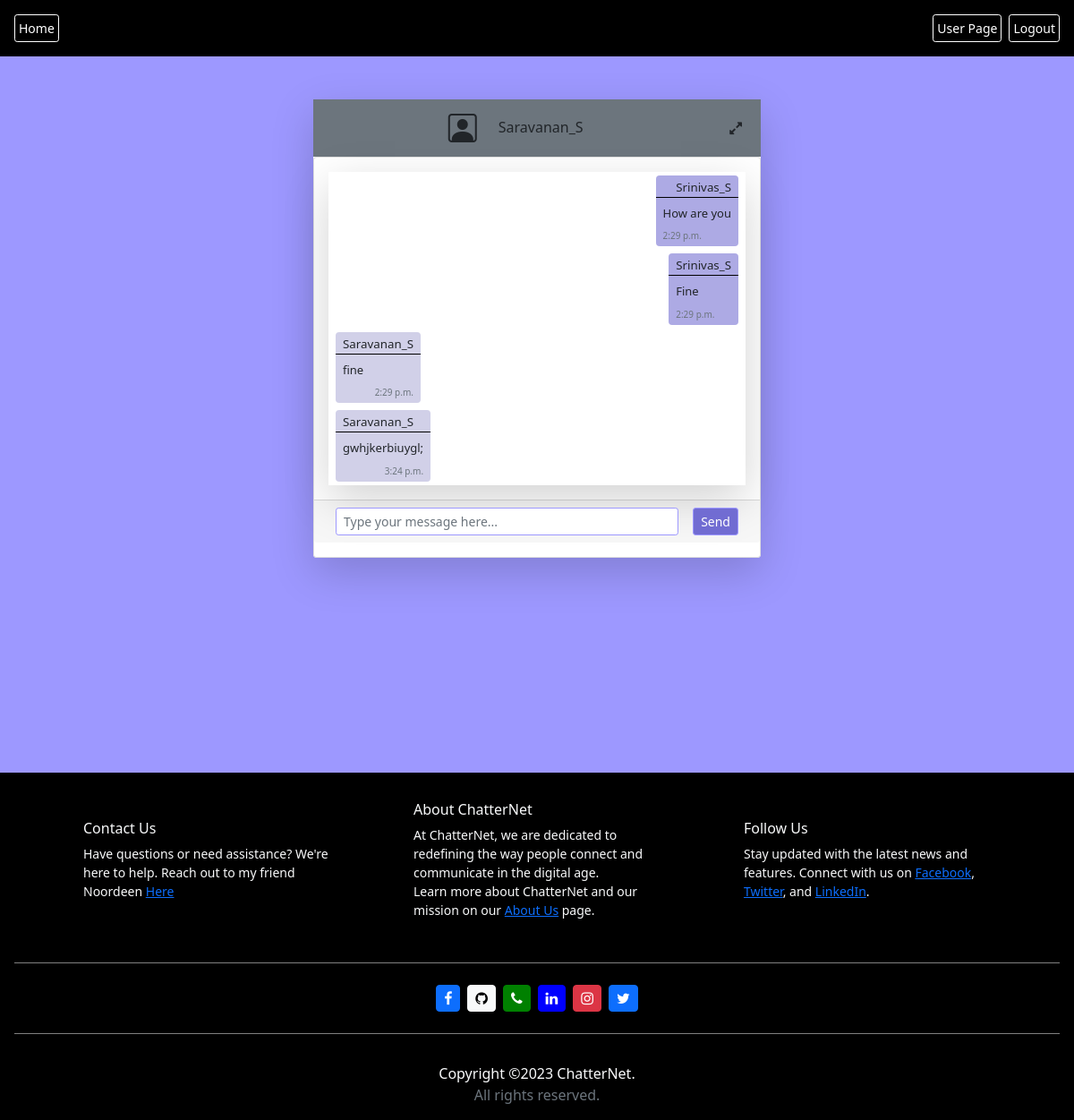
/chat_Saravanan_S/ (signed in), run on the app's committed database.
### App/models.py (models this page shows, shortened)
class Register_table(models.Model):
    id = models.AutoField( primary_key=True,verbose_name ='ID')
    firstname = models.CharField(max_length=200,  validators=[validate_password_model,RegexValidator("^[a-zA-Z]*$", message='Only alphabets are allowed')])
    lastname = models.CharField(max_length=200,validators=[RegexValidator("^[a-zA-Z]*$", message='Only alphabets are allowed')])
    email = models.CharField(max_length=254,unique=True,validators=[validators.EmailValidator(),validate_mail] )
    password = models.CharField(max_length=250,validators=[validate_password_model])
    username = models.CharField(max_length=400, blank=True)  # New field to store the full name

### Chat/models.py (models this page shows)
class Messages(models.Model):
    message = models.CharField(max_length=20000)
    user = models.ForeignKey(Register_table, on_delete=models.CASCADE)
    chat_with = models.ForeignKey(Add_chat, on_delete=models.CASCADE)
    room_name=models.CharField(max_length=200)
    date = models.DateTimeField(auto_now_add=True)

### Chat/views.py (the view)
# urls.py: path('chat_<str:username>/', chat_view, name='chat'),
def chat_view(request,username):
    loggedinUser = request.session.get('username')
    if loggedinUser is None:
        return redirect('login')
    common_room_name = get_common_room_name(loggedinUser, username)
    print("common_room_name",common_room_name)
    Message_field = Get_message_model(request.POST or None)
    chat_user = Add_chat.objects.filter(username=username)
    current_time = datetime.now().time()
    chat_history = Messages.objects.filter(room_name=common_room_name).order_by('date')
    context = {
        'loggedinUser': loggedinUser,
        'username': username,
        'common_room_name': common_room_name,
        'Message_field':Message_field,
        'chat_history':chat_history,
        'chat_user':chat_user,
        'current_time':current_time,
    }
    return render(request,"chat.html" ,context)

### Chat/forms.py
class Get_message_model(ModelForm):
    class Meta:
        model = Messages
        fields = ["message"]
        widgets = {
            'message': forms.TextInput(attrs={'class': 'form-control form-control-sm mx-2', 'placeholder': 'Type your message here...','id':'messageInput'}),
        }

### Chat/consumers.py (called while the page is built)
def get_common_room_name(username1, username2):
    if username1 < username2:
        return f"chat_{username1}_{username2}"
    else:
        return f"chat_{username2}_{username1}"

### Chat/templates/chat.html (shortened to what this page needs)
{% extends 'home.html' %}
{% block nav %}
<div class="nav-bg d-flex justify-content-start p-3">
    <a class="btn btn-sm btn-outline-danger text-decoration-none p-1 " href="/">Home</a>
    <span class="flex-grow-1"></span>
    <a class="btn btn-sm btn-outline-danger text-decoration-none p-1 mx-2" href="{% url 'success' %}">User Page</a>
    <a class="btn btn-sm btn-outline-danger text-decoration-none p-1" href="{% url 'logout' %}">Logout</a>
</div>
{% endblock %}
{% block content %}
<div class="d-flex mb-4 justify-content-evenly align-items-center">
    <div id="idForWidth" class=" shadow-lg m-5 bg-light rounded col-md-7 col-lg-6 col-xl-5 col-sm-8 col-xxl-4">
        <div class=" d-flex flex-row justify-content-center align-items-center bg-secondary px-2 py-4 p-sm-0">
            <div class="d-flex flex-row justify-content-center align-items-center">
                <i class="py-3 fa-2x bi bi-person-square d-sm-block d-none px-3"></i>
                <p class="h6 px-2 m-0">{{username}} </p>
            </div>
            <button class="btn mx-2" id="fullscreenButton"><i class="fa fa-expand"></i></button>
        </div>
        <div class="card">
            <div class="card-body">
                <div id="chatBox" class="d-flex flex-column shadow-lg " style="height: 350px; overflow-y: scroll;">
                    {% for chat in chat_history %}
                    <div class=" chat-message {% if chat.user.username == loggedinUser %}from-loggedin-user{% endif %}">
                        <div class=" mx-2 my-1 rounded d-flex flex-column"
                            style="width:fit-content; max-width: 65%; background-color:#d1d0e8; {% if chat.user.username == loggedinUser %} background-color:#adaae4 {% endif %} ">
                            <div class="m-0 pt-1" style="border-bottom:1px solid black;">
                                <p class="d-flex flex-column m-0 px-2 my-0 {% if chat.user.username == loggedinUser %}align-items-end{% else %}align-items-start {% endif %}"
                                    style="font-size:smaller; ">{{chat.user.username}}</p>
                            </div>
                            <span class="mx-2 mt-2" style="font-size:small;">{{ chat.message }}</span>
                            <div>
                                <p class=" d-flex flex-column text-muted mx-2 my-2 mb-1 {% if chat.user.username == loggedinUser %}align-items-start{% else %}align-items-end {% endif %}"
                                    style="font-size:x-small;">{{chat.date | time}}
                                </p>
                            </div>
                        </div>
                    </div>
                    {% endfor %}
                </div>
            </div>
            <div class=" ">
                <form class="card-footer d-flex flex-row" method="post" action="">
                    {% for field in Message_field %}
                    {{ field }}
                    {% endfor %}
                    <button id="sendButton" type="submit" class="btn btn-success btn-sm mx-2">Send</button>
                </form>
            </div>
        </div>
    </div>
</div>
{% endblock %}

### App/static/index.css (style rules this page uses)
.bg { background-color: #9d98ff; }
.btn-success { background-color: #716cd2; border-color: #9d98ff; color: white; }
.btn-outline-danger { background-color: transparent; border-color: white; color: #fff; }
.form-control { border: 1px groove #9d98ff; }
.nav-bg { background-color: black; }

### data on the page
Register_table: username "Saravanan_S"
Messages: user.username "Srinivas_S", message "How are you", date "2:29 p.m."
Messages: user.username "Srinivas_S", message "Fine", date "2:29 p.m."
Messages: user.username "Saravanan_S", message "fine", date "2:29 p.m."
Messages: user.username "Saravanan_S", message "gwhjkerbiuygl;", date "3:24 p.m."
